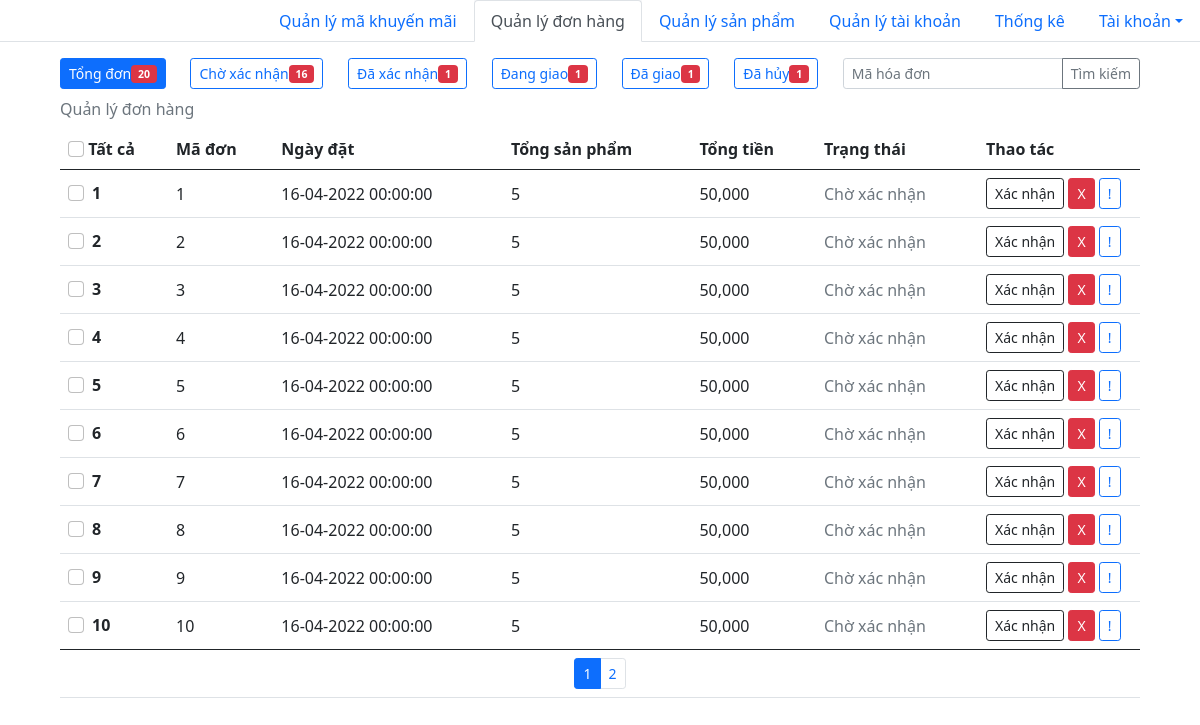
The page /admin/quanly_donhang.php on the database as committed earlier.
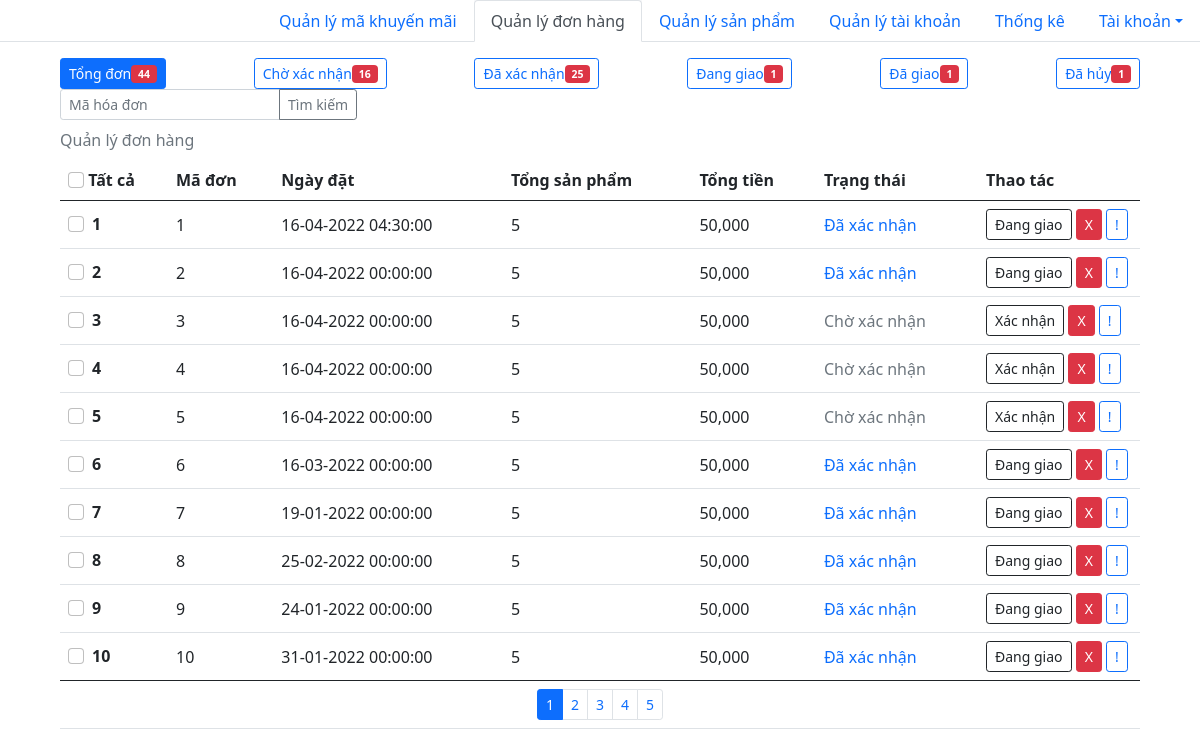
The same page on the database as committed later.
### tables this page shows
CREATE TABLE `hoadon` (
  `id_hoadon` int(11) NOT NULL,
  `id_user` int(11) NOT NULL,
  `ngaymua` datetime NOT NULL,
  `fullname` varchar(50) NOT NULL,
  `phone` varchar(11) NOT NULL,
  `address` varchar(100) NOT NULL,
  `total_product` int(11) NOT NULL,
  `magiamgia` varchar(100) DEFAULT NULL,
  `total_money` int(11) NOT NULL,
  `statuss` varchar(50) NOT NULL
);

### query.php (called while the page is built, shortened)
<?php
function connection(){
    $conn = mysqli_connect(HOST, USERNAME, PASSWORD, DATABASE);
    return $conn;
}
function executeResult($sql){
	$conn = connection();
	$result = mysqli_query($conn, $sql);
	$data   = [];
	if ($result != null) {
		while ($row = mysqli_fetch_assoc($result)) {
			$data[] = $row;
		}
	}
	return $data;
}
function countRow($sql){
    $conn=connection();
    $result=mysqli_query($conn, $sql);
    $numrow=0;
    if($result){
        $numrow=mysqli_num_rows($result);
    }else $numrow=0;
    return $numrow;
}
?>

### admin/quanly_donhang.php (the view, shortened to what this page needs)
<!DOCTYPE html>
<html lang="en">
<head>
    <link href="https://cdn.jsdelivr.net/npm/bootstrap@5.0.2/dist/css/bootstrap.min.css" rel="stylesheet">
</head>
<body>
    <ul class="nav nav-tabs justify-content-end">
        <li class="nav-item">
            <a class="nav-link " aria-current="page" href="quanly_makhuyenmai.php">Quản lý mã khuyến mãi</a>
        </li>
        <li class="nav-item bg-light">
            <a class="nav-link active" aria-current="page" href="#">Quản lý đơn hàng</a>
        </li>
        <li class="nav-item">
            <a class="nav-link" href="./quanly_sanpham.php">Quản lý sản phẩm</a>
        </li>
        <li class="nav-item">
            <a class="nav-link" href="./quanly_taikhoan.php">Quản lý tài khoản</a>
        </li>
        <li class="nav-item">
            <a class="nav-link" href="./quanly_thongke.php">Thống kê</a>
        </li>
        <li class="nav-item dropdown">
            <a class="nav-link dropdown-toggle" data-bs-toggle="dropdown" href="#" role="button" aria-expanded="false">Tài khoản</a>
        </li>
    </ul>
    <?php
    require_once('../query.php');
    $page = isset($_GET['page']) ? $_GET['page'] : 1;
    $start = ($page - 1) * 10;
    $result = executeResult("SELECT * FROM hoadon LIMIT $start, 10");
    $count = countRow('SELECT * FROM hoadon');
    $count1 = countRow("SELECT * FROM `hoadon` WHERE `statuss`='Chờ xác nhận'");
    $count2 = countRow("SELECT * FROM `hoadon` WHERE `statuss`='Đã xác nhận'");
    $count3 = countRow("SELECT * FROM `hoadon` WHERE `statuss`='Đang giao'");
    $count4 = countRow("SELECT * FROM `hoadon` WHERE `statuss`='Đã giao'");
    $count5 = countRow("SELECT * FROM `hoadon` WHERE `statuss`='Đã hủy'");
    ?>
    <div class="d-block m-auto" style="width: 90%;">
        <div class="container m-0 p-0 mt-3">
            <div class="row justify-content-md-between">
                <div class="col-md-auto">
                    <label class="btn btn-outline-primary btn-sm" for="btnradio1">Tổng đơn<span class="badge bg-danger" id="badge_tongdon"><?= $count ?></span></label>
                </div>
                <div class="col-md-auto">
                    <label class="btn btn-outline-primary btn-sm" for="btnradio2">Chờ xác nhận<span class="badge bg-danger" id="badge_choxacnhan"><?= $count1 ?></span></label>
                </div>
                <div class="col-md-auto">
                    <label class="btn btn-outline-primary btn-sm" for="btnradio3">Đã xác nhận<span class="badge bg-danger" id="badge_daxacnhan"><?= $count2 ?></span></label>
                </div>
                <div class="col-md-auto">
                    <label class="btn btn-outline-primary btn-sm" for="btnradio4">Đang giao<span class="badge bg-danger" id="badge_danggiao"><?= $count3 ?></span></label>
                </div>
                <div class="col-md-auto">
                    <label class="btn btn-outline-primary btn-sm" for="btnradio5">Đã giao<span class="badge bg-danger" id="badge_dagiao"><?= $count4 ?></span></label>
                </div>
                <div class="col-md-auto">
                    <label class="btn btn-outline-primary btn-sm" for="btnradio6">Đã hủy<span class="badge bg-danger" id="badge_dahuy"><?= $count5 ?></span></label>
                </div>
                <div class="col-md-auto">
                    <div class="input-group input-group-sm ">
                        <input type="text" class="form-control" placeholder="Mã hóa đơn" id="ipsearch" value="">
                        <button class="btn btn-outline-secondary" type="button" id="timkiem" onclick="timkiem()">Tìm kiếm</button>
                    </div>
                </div>
            </div>
        </div>
        <table class="table align-middle caption-top">
            <caption>Quản lý đơn hàng</caption>
            <thead>
                <tr>
                    <th scope="col" style="width:10%">
                        <input class="form-check-input" type="checkbox" value="" id="flexCheckDefault">
                        <label>Tất cả</label>
                    </th>
                    <th scope="col">Mã đơn</th>
                    <th scope="col">Ngày đặt</th>
                    <th scope="col">Tổng sản phẩm</th>
                    <th scope="col">Tổng tiền</th>
                    <th scope="col">Trạng thái</th>
                    <th scope="col" style="width:15%">Thao tác</th>
                </tr>
            </thead>
            <tbody id="table_tbody_donhang">
                <?php
                foreach ($result as $row) {
                    echo '<tr>
                        <th scope="row">
                            <div class="form-check">
                                <input class="form-check-input" type="checkbox" value="" id="flexCheckDefault" />
                                <span>' . ++$start . '</span>
                            </div>
                        </th>
                        <td>' . $row['id_hoadon'] . '</td>
                        <td>' .  date("d-m-Y H:i:s", strtotime($row['ngaymua'])) . '</td>
                        <td>' . number_format($row['total_product']) . '</td>
                        <td>' . number_format($row['total_money']) . '</td>';
                    if ($row['statuss'] == 'Đã xác nhận') {
                        echo '<td><p class="mb-0 text-primary" style="font-weight: 500;">' . $row['statuss'] . '</p></td>
                            <td>
                                <a class="btn btn-outline-dark btn-sm" onclick="thaotac(' . $row["id_hoadon"] . ', `Đang giao`, this)">Đang giao</a>
                                <a class="btn btn-danger btn-sm" id="id' . $row['id_hoadon'] . '" onclick="thaotac(' . $row['id_hoadon'] . ', `Đã hủy`, this)">X</a>
                                <a class="btn btn-outline-primary btn-sm" href="./chitietdonhang.php?id=' . $row['id_hoadon'] . '">!</a>
                            </td>
                        </tr>';
                    }
                    if ($row['statuss'] == 'Chờ xác nhận') {
                        echo '<td><p class="mb-0 text-secondary" style="font-weight: 500;">' . $row['statuss'] . '</p></td>
                            <td>
                                <a class="btn btn-outline-dark btn-sm" id="id' . $row['id_hoadon'] . '" onclick="thaotac(' . $row['id_hoadon'] . ', `Đã xác nhận`, this)">Xác nhận</a>
                                <a class="btn btn-danger btn-sm" id="id' . $row['id_hoadon'] . '" onclick="thaotac(' . $row['id_hoadon'] . ', `Đã hủy`, this)">X</a>
                                <a class="btn btn-outline-primary btn-sm" href="./chitietdonhang.php?id=' . $row['id_hoadon'] . '">!</a>
                            </td>
                        </tr>';
                    }
                }
                ?>
            </tbody>
            <tfoot>
                <td colspan="7">
                    <nav aria-label="Page navigation example">
                        <ul class="pagination pagination-sm justify-content-center m-0" id="table_tfoot_donhang">
                            <?php
                            for ($i = 0; $i < ceil($count / 10); $i++) {
                                if( ($i+1)==$page ){
                                    echo '<li class="page-item active"><a class="page-link" onclick="phantrang(' . ($i + 1) . ')">' . ($i + 1) . '</a></li>';
                                }else echo '<li class="page-item"><a class="page-link" onclick="phantrang(' . ($i + 1) . ')">' . ($i + 1) . '</a></li>';
                            }
                            ?>
                        </ul>
                    </nav>
                </td>
            </tfoot>
        </table>
    </div>
</body>
</html>

Rows that differ between the two databases and show on the page:
changed hoadon (number 1 of 10 on the later page): ngaymua "16-04-2022 00:00:00" → "16-04-2022 04:30:00"; statuss "Chờ xác nhận" → "Đã xác nhận"; statuss "Xác nhận" → "Đang giao"
changed hoadon (number 2 of 10 on the later page): statuss "Chờ xác nhận" → "Đã xác nhận"; statuss "Xác nhận" → "Đang giao"
changed hoadon (number 6 of 10 on the later page): ngaymua "16-04-2022 00:00:00" → "16-03-2022 00:00:00"; statuss "Chờ xác nhận" → "Đã xác nhận"; statuss "Xác nhận" → "Đang giao"
changed hoadon (number 7 of 10 on the later page): ngaymua "16-04-2022 00:00:00" → "19-01-2022 00:00:00"; statuss "Chờ xác nhận" → "Đã xác nhận"; statuss "Xác nhận" → "Đang giao"
changed hoadon (number 8 of 10 on the later page): ngaymua "16-04-2022 00:00:00" → "25-02-2022 00:00:00"; statuss "Chờ xác nhận" → "Đã xác nhận"; statuss "Xác nhận" → "Đang giao"
changed hoadon (number 9 of 10 on the later page): ngaymua "16-04-2022 00:00:00" → "24-01-2022 00:00:00"; statuss "Chờ xác nhận" → "Đã xác nhận"; statuss "Xác nhận" → "Đang giao"
changed hoadon (number 10 of 10 on the later page): ngaymua "16-04-2022 00:00:00" → "31-01-2022 00:00:00"; statuss "Chờ xác nhận" → "Đã xác nhận"; statuss "Xác nhận" → "Đang giao"
Other text that changed with them:
$count: "20" → "44"
$count2: "1" → "25"
new list line: "3"
new list line: "4"
new list line: "5"
